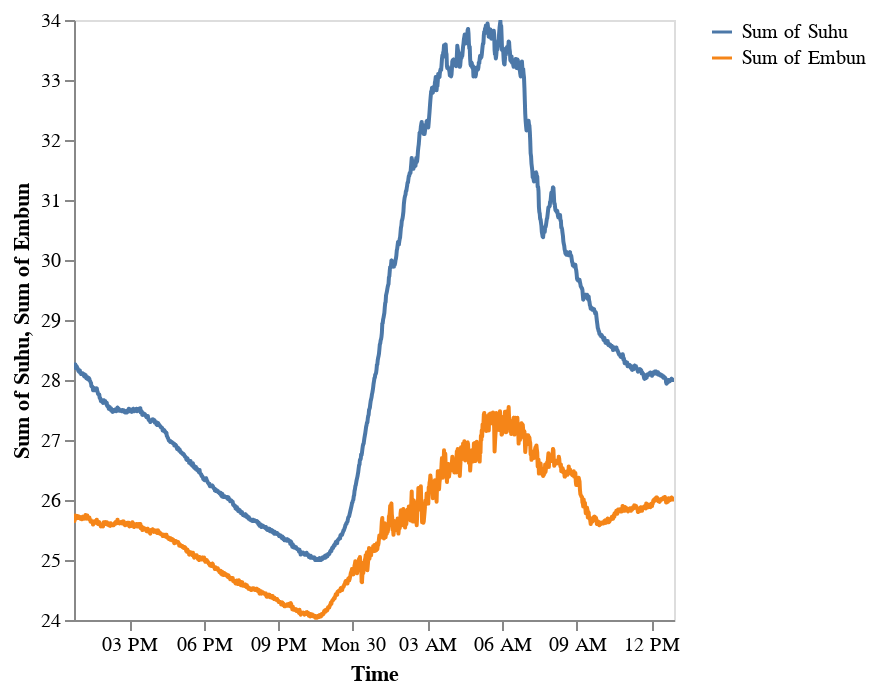

The code cell stored with this chart in its notebook:
### Code cell
(lambda: DeepnoteChart(dataHarian, """{"layer":[{"layer":[{"mark":{"clip":true,"type":"trail","color":"#2266D3","tooltip":true},"encoding":{"x":{"axis":{"grid":false},"sort":"ascending","type":"temporal","field":"Time","scale":{"type":"linear","zero":false}},"y":{"axis":{"grid":false},"sort":null,"type":"quantitative","field":"Suhu","scale":{"type":"linear","zero":false},"format":{"type":"default","decimals":null},"aggregate":"sum","formatType":"numberFormatFromNumberType"},"color":{"datum":"Sum of Suhu"}}}]},{"layer":[{"mark":{"clip":true,"type":"trail","color":"#4c78a8","tooltip":true},"encoding":{"x":{"axis":{"grid":false},"sort":"ascending","type":"temporal","field":"Time","scale":{"type":"linear","zero":false}},"y":{"axis":{"grid":false},"sort":null,"type":"quantitative","field":"Embun","scale":{"type":"linear","zero":false},"format":{"type":"default","decimals":null},"aggregate":"sum","formatType":"numberFormatFromNumberType"},"color":{"datum":"Sum of Embun"}}}]}],"title":"","config":{"legend":{}},"$schema":"https://vega.github.io/schema/vega-lite/v5.json","encoding":{},"usermeta":{"tooltipDefaultMode":true}}""") if 'DeepnoteChart' in globals() else _dntk.DeepnoteChart(dataHarian, """{"layer":[{"layer":[{"mark":{"clip":true,"type":"trail","color":"#2266D3","tooltip":true},"encoding":{"x":{"axis":{"grid":false},"sort":"ascending","type":"temporal","field":"Time","scale":{"type":"linear","zero":false}},"y":{"axis":{"grid":false},"sort":null,"type":"quantitative","field":"Suhu","scale":{"type":"linear","zero":false},"format":{"type":"default","decimals":null},"aggregate":"sum","formatType":"numberFormatFromNumberType"},"color":{"datum":"Sum of Suhu"}}}]},{"layer":[{"mark":{"clip":true,"type":"trail","color":"#4c78a8","tooltip":true},"encoding":{"x":{"axis":{"grid":false},"sort":"ascending","type":"temporal","field":"Time","scale":{"type":"linear","zero":false}},"y":{"axis":{"grid":false},"sort":null,"type":"quantitative","field":"Embun","scale":{"type":"linear","zero":false},"format":{"type":"default","decimals":null},"aggregate":"sum","formatType":"numberFormatFromNumberType"},"color":{"datum":"Sum of Embun"}}}]}],"title":"","config":{"legend":{}},"$schema":"https://vega.github.io/schema/vega-lite/v5.json","encoding":{},"usermeta":{"tooltipDefaultMode":true}}"""))()

### Figure 1 — Vega-Lite specification as saved in the notebook (floating-point values rounded to 4 significant figures; data arrays with more than 128 entries replaced by an {"elided": "..."} marker saying what was removed)
{"$schema": "https://vega.github.io/schema/vega-lite/v5.json", "encoding": {}, "layer": [{"layer": [{"mark": {"type": "trail", "tooltip": true, "color": "#2266D3", "clip": true}, "encoding": {"x": {"field": "Time", "type": "temporal", "sort": "ascending", "axis": {"grid": false}, "scale": {"zero": false, "type": "linear"}}, "y": {"field": "Suhu", "type": "quantitative", "aggregate": "sum", "sort": null, "axis": {"grid": false}, "scale": {"zero": false, "type": "linear"}, "formatType": "numberFormatFromNumberType", "format": {"type": "default", "decimals": null}}, "color": {"datum": "Sum of Suhu"}}}]}, {"layer": [{"mark": {"type": "trail", "tooltip": true, "color": "#4c78a8", "clip": true}, "encoding": {"x": {"field": "Time", "type": "temporal", "sort": "ascending", "axis": {"grid": false}, "scale": {"zero": false, "type": "linear"}}, "y": {"field": "Embun", "type": "quantitative", "aggregate": "sum", "sort": null, "axis": {"grid": false}, "scale": {"zero": false, "type": "linear"}, "formatType": "numberFormatFromNumberType", "format": {"type": "default", "decimals": null}}, "color": {"datum": "Sum of Embun"}}}]}], "title": "", "config": {"legend": {}}, "usermeta": {"tooltipDefaultMode": true}, "data": {"values": {"elided": "1440 records"}}}
